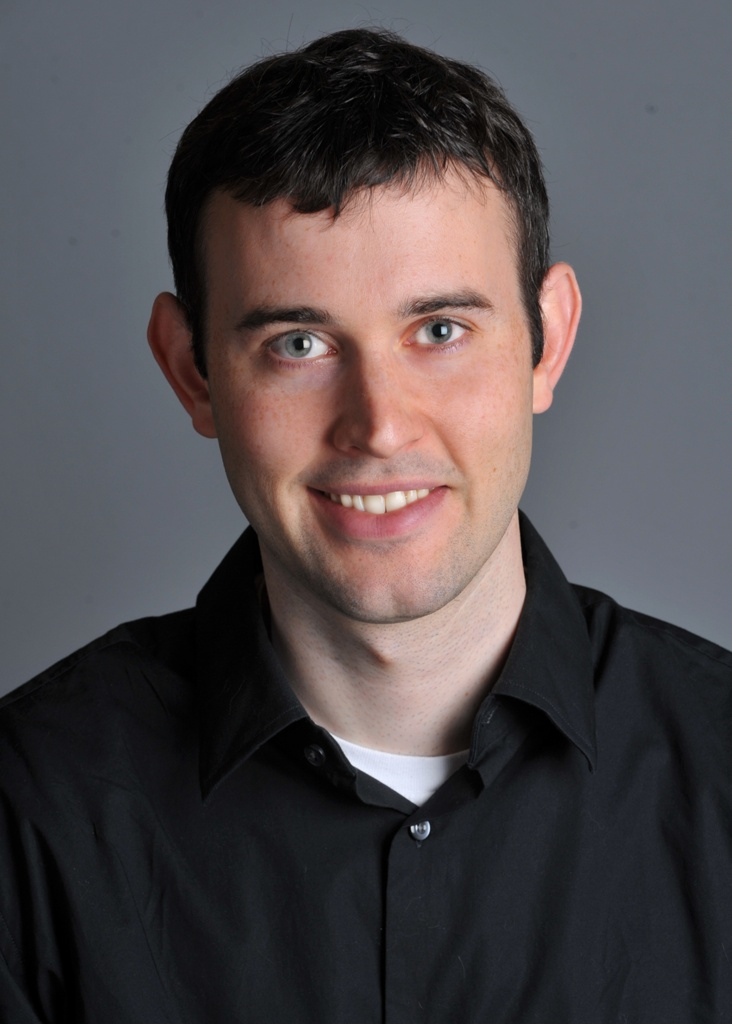
#> input picture CS194-26/Fun-with-filters-and-frequencies/part2/DerekPicture.jpg, 732 x 1024 px
$ python part2_2_hybrid.py
#> lines starting #> are read from the running program, lines starting #| are printed output that depends on the picture
### CS194-26/Fun-with-filters-and-frequencies/part2/align_image.py
import math
import numpy as np
import skimage as sk
import skimage.io as skio
import matplotlib.pyplot as plt
import skimage.transform as sktr


def get_points(im1, im2):
    print("Please select 2 points in each image for alignment.")
    plt.imshow(im1)
    p1, p2 = plt.ginput(2)
    plt.close()
    plt.imshow(im2)
    p3, p4 = plt.ginput(2)
    plt.close()
    return (p1, p2, p3, p4)


# [61 lines left out: functions recenter, find_centers, align_image_centers, rescale_images, rotate_im1, match_img_size, not called in this run]


def align_images(im1, im2):
    pts = get_points(im1, im2)
    im1, im2 = align_image_centers(im1, im2, pts)
    im1, im2 = rescale_images(im1, im2, pts)
    im1, angle = rotate_im1(im1, im2, pts)
    im1, im2 = match_img_size(im1, im2)
    return im1, im2


# [2 lines that do not run on import are left out]
    # [12 lines of commented-out code are left out]

### CS194-26/Fun-with-filters-and-frequencies/part2/part2_2_hybrid.py
"""
Part 2.2 Hybrid Images
"""
import cv2
import numpy as np
import skimage as sk
import skimage.io as skio
import matplotlib.pyplot as plt
from scipy.signal import convolve2d
from align_image import align_images


def hybrid_image(img1, img2, sigma1, sigma2):
    g1 = cv2.getGaussianKernel(31, sigma=sigma1)
    g1 = g1 * g1.T
    g2 = cv2.getGaussianKernel(41, sigma=sigma2)
    g2 = g2 * g2.T

    low_r = convolve2d(img1[:, :, 0], g1, mode="same")
    low_g = convolve2d(img1[:, :, 1], g1, mode="same")
    low_b = convolve2d(img1[:, :, 2], g1, mode="same")
    high_r = img2[:, :, 0] - convolve2d(img2[:, :, 0], g2, mode="same")
    high_g = img2[:, :, 1] - convolve2d(img2[:, :, 1], g2, mode="same")
    high_b = img2[:, :, 2] - convolve2d(img2[:, :, 2], g2, mode="same")

    low_img = np.stack([low_r, low_g, low_b], axis=2)
    high_img = np.stack([high_r, high_g, high_b], axis=2)

    plt.subplot(2, 2, 1)
    plt.imshow(np.log(np.abs(np.fft.fftshift(np.fft.fft2(sk.color.rgb2gray(img1))))), cmap="gray")
    plt.axis("off")
    plt.title("Original")

    plt.subplot(2, 2, 2)
    plt.imshow(np.log(np.abs(np.fft.fftshift(np.fft.fft2(sk.color.rgb2gray(low_img))))), cmap="gray")
    plt.axis("off")
    plt.title("Low-pass")

    plt.subplot(2, 2, 3)
    plt.imshow(np.log(np.abs(np.fft.fftshift(np.fft.fft2(sk.color.rgb2gray(img2))))), cmap="gray")
    plt.axis("off")
    plt.title("Original")

    plt.subplot(2, 2, 4)
    plt.imshow(np.log(np.abs(np.fft.fftshift(np.fft.fft2(sk.color.rgb2gray(high_img))))), cmap="gray")
    plt.axis("off")
    plt.title("High-pass")
    plt.show()

    return low_img + high_img


# Load images
img1 = sk.img_as_float(skio.imread("DerekPicture.jpg", as_gray="True"))
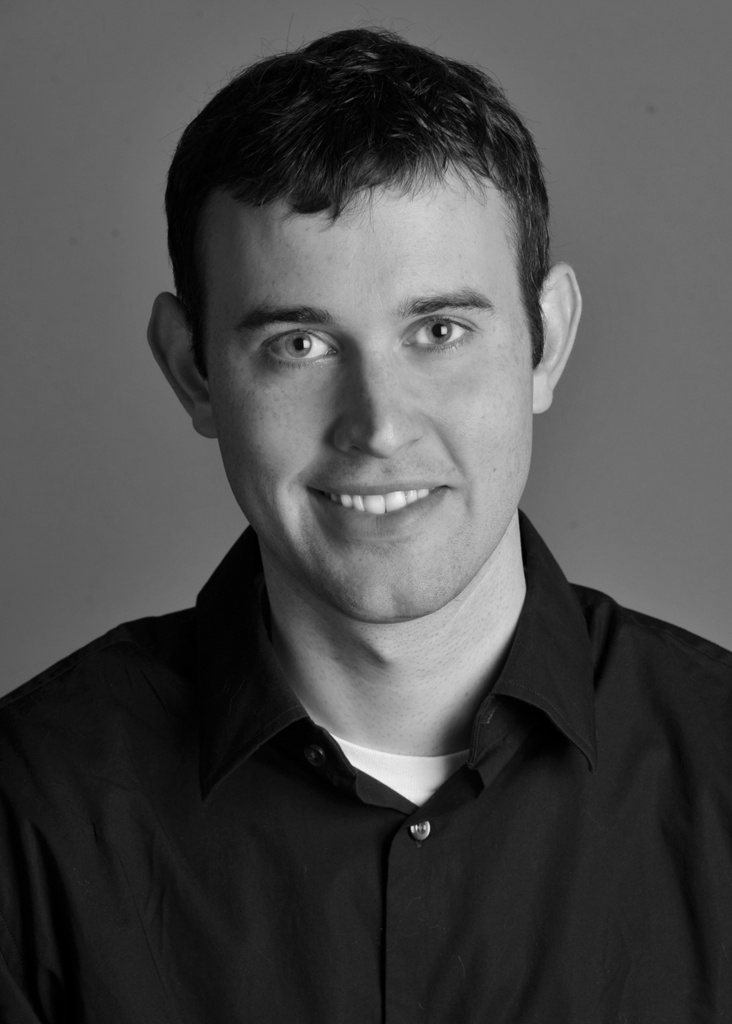
#> img1: shape (1024, 732) float64; min 0, max 0.954, mean 0.298
img1 = np.stack([img1] * 3, axis=2)
#> img1: shape (1024, 732, 3) float64
img2 = sk.img_as_float(skio.imread("nutmeg.jpg"))
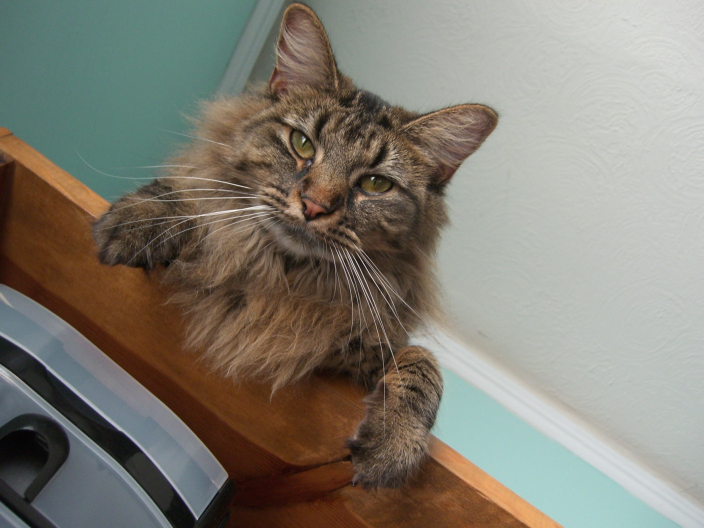
#> input picture CS194-26/Fun-with-filters-and-frequencies/part2/nutmeg.jpg, 1408 x 1056 px (shown at 1/2 size)

# Align images
#> (the run stopped early here; a loop or call above may not have finished)
